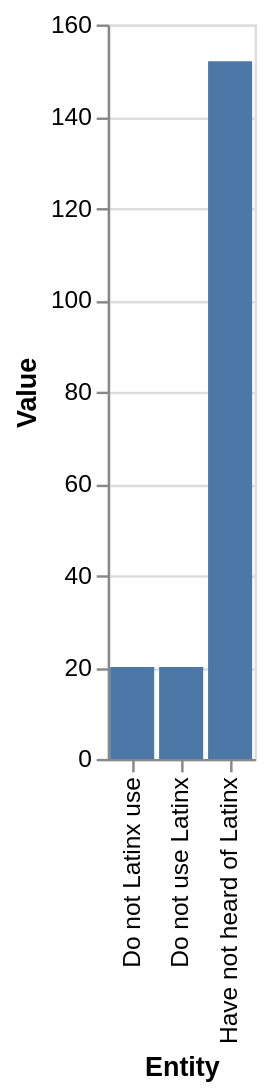

Vega-Lite specification stored for this chart:
### Vega-Lite specification from a JSON file in a GitHub repository (floating-point values rounded to 4 significant figures)
{"$schema": "https://vega.github.io/schema/vega-lite/v5.json", "description": "Bar chart auto-generated from CSV", "data": {"values": [{"Entity": "Have not heard of Latinx", "Value": "76.0"}, {"Entity": "Have not heard of Latinx", "Value": "76.0"}, {"Entity": "Do not use Latinx", "Value": "20.0"}, {"Entity": "Do not Latinx use", "Value": "20.0"}, {"Entity": "Have heard of Latinx", "Value": "nan"}]}, "mark": "bar", "encoding": {"x": {"field": "Entity", "type": "ordinal"}, "y": {"field": "Value", "type": "quantitative"}}}
